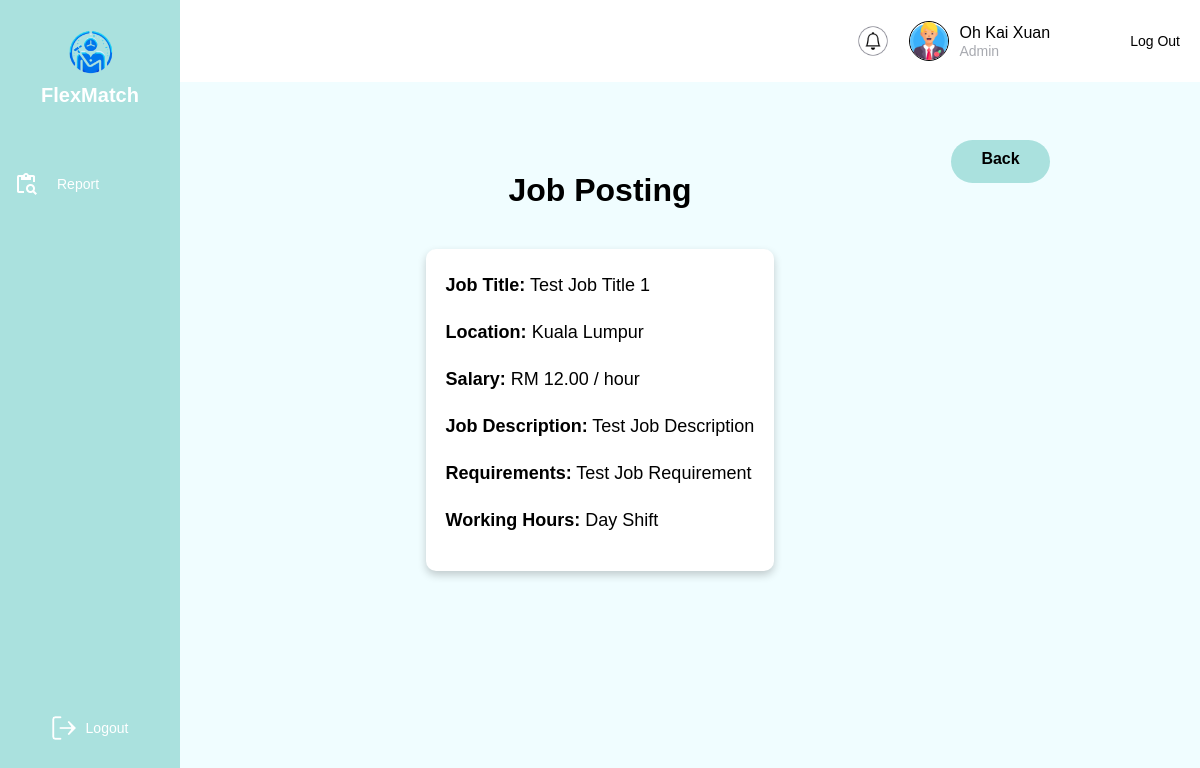
The page /Admin/viewJobPost.php?jobPostID=JP001 (signed in) on the database as committed earlier.
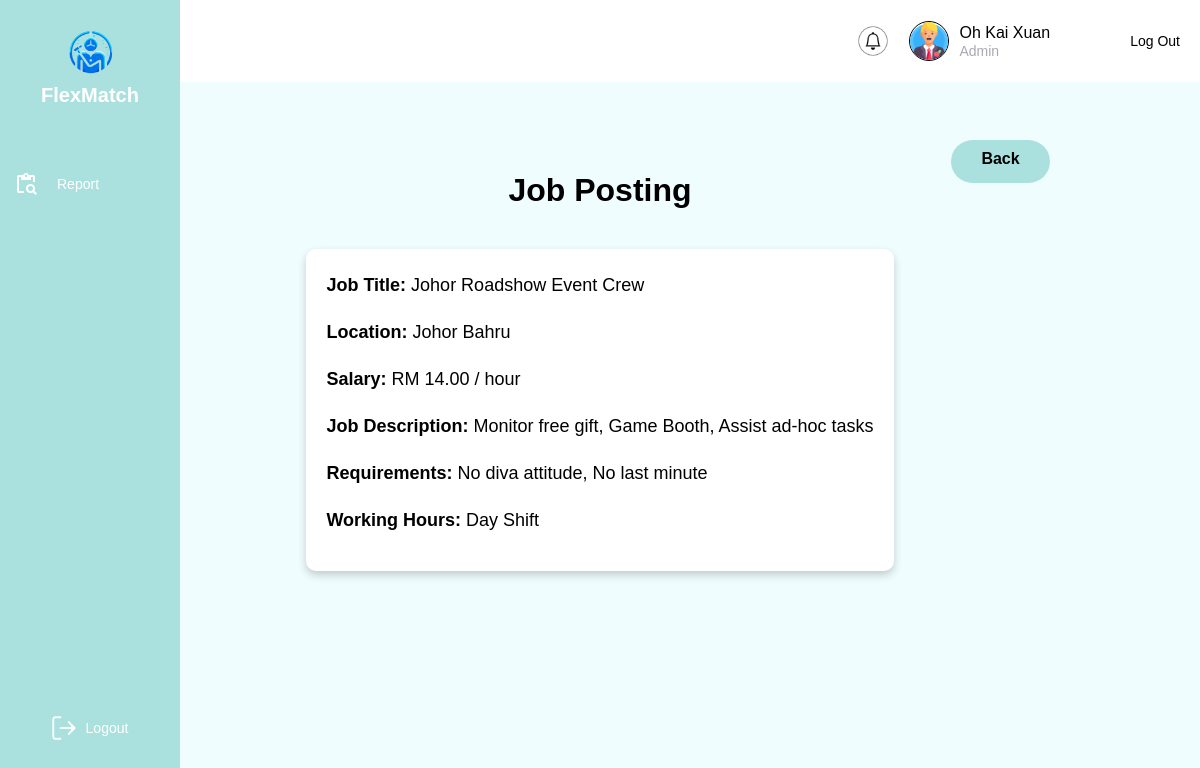
The same page on the database as committed later.
### tables this page shows
CREATE TABLE jobPost (
    jobPostID VARCHAR(10) PRIMARY KEY,  
    jobTitle VARCHAR(255) NOT NULL,  
    location VARCHAR(255),  
    salary DECIMAL(10, 2),  
    startDate DATE,  
    endDate DATE,  
    workingHour VARCHAR(50),  
    jobDescription TEXT,  
    jobRequirement TEXT,  
    venue VARCHAR(255),  
    language VARCHAR(255),  
    race VARCHAR(50),  
    workingTimeStart TIME,  
    workingTimeEnd TIME,  
    createTime TIMESTAMP DEFAULT CURRENT_TIMESTAMP,  
    updateTime TIMESTAMP DEFAULT CURRENT_TIMESTAMP ON UPDATE CURRENT_TIMESTAMP,  
    userID VARCHAR(10) NOT NULL,  
    FOREIGN KEY (userID) REFERENCES login(userID) ON DELETE CASCADE  
);

### Admin/viewJobPost.php (the view, shortened to what this page needs)
<!DOCTYPE html>
<html lang="en">
<head>
    <link rel="stylesheet" href="../css/admin.css">
</head>
<body>
    <?php
        include('../database/config.php');
        include('admin.php');
        $jobPostID = isset($_GET['jobPostID']) ? $_GET['jobPostID'] : '';
        $sql = "SELECT * FROM jobPost WHERE jobPostID = ?";
        $stmt = $con->prepare($sql);
        $stmt->bind_param('s', $jobPostID);
        $stmt->execute();
        $result = $stmt->get_result();
        if ($result->num_rows > 0) {
            $job = $result->fetch_assoc();
        } else {
            echo "<div class='content'><p>Job not found!</p></div>";
            exit;
        }
    ?>
    <div class="content">
        <h1>Job Posting</h1>
        <a href="reviewReport.php" class="btn-back">Back</a>
        <div class="job-details">
            <p><strong>Job Title:</strong> <?php echo htmlspecialchars($job['jobTitle']); ?></p>
            <p><strong>Location:</strong> <?php echo htmlspecialchars($job['location']); ?></p>
            <p><strong>Salary:</strong> RM <?php echo number_format($job['salary'], 2); ?> / hour</p>
            <p><strong>Job Description:</strong> <?php echo nl2br(htmlspecialchars($job['jobDescription'])); ?></p>
            <p><strong>Requirements:</strong> <?php echo nl2br(htmlspecialchars($job['jobRequirement'])); ?></p>
            <p><strong>Working Hours:</strong> <?php echo htmlspecialchars($job['workingHour']); ?></p>
        </div>
    </div>
</body>
</html>

### Admin/admin.php (shortened to what this page needs)
<?php
include '../database/config.php';
$userID = $_SESSION['userID'];
$query = $con->prepare("
    SELECT admin.fullName
    FROM admin
    INNER JOIN login ON admin.userID = login.userID
    WHERE admin.userID = ?
");
$query->bind_param("s", $userID);
$query->execute();
$result = $query->get_result();
if ($result && $result->num_rows > 0) {
    $admin = $result->fetch_assoc();
    $fullName = $admin['fullName'];
} else {
    $fullName = "Admin";
}
?>
<!DOCTYPE html>
<html lang="en">
<head>
</head>
<body>
    <div class="sidebar">
        <div class="logo-section">
            <img src="../images/FlexMatchLogo.png" alt="FlexMatch Logo" class="logo-image">
            <h1 class="logo-text">FlexMatch</h1>
        </div>
        <nav class="menu">
            <div class="menu-item">
                <img src="../images/content_paste_search.png" alt="Review Report Icon" class="menu-icon">
                <span onclick="location.href='reviewReport.php'">Report</span>
            </div>
        </nav>
        <div class="logout" onclick="location.href='../login.html'">
            <img src="../images/vector.png" alt="Logout Icon" class="menu-icon">
            <span class="logout-text">Logout</span>
        </div>
    </div>
    <header class="header">
        <div class="header-right">
                <div class="notification-item1">
                    <img src="../images/Notification.png" alt="Notification Icon" class="notification-icon">
                </div>
            <img src="../images/Admin.png" alt="User Image" class="profile-image">
            <div class="user-info">
                <span class="user-name"><?php echo htmlspecialchars($fullName); ?></span>
                <span class="user-role">Admin</span>
            </div>
        </div>
        <span class="logout-button" onclick="location.href='../login.html'">Log Out</span>
    </header>
    <section class="content">
    </section>
</body>
</html>

### css/admin.css (style rules this page uses)
body { font-family: 'Arial', sans-serif; background-color: #F0FDFF; margin: 0; padding: 0; }
h1 { font-size: 32px; font-weight: bold; color: #000000; margin-bottom: 20px; text-align: center; }

### Admin/viewJobPost.php (style rules this page uses)
.content { display: flex; flex-direction: column; align-items: center; margin: 10px auto; padding: 20px; max-width: 1200px; }
.content h1 { font-weight: bold; }
.job-details { background-color: #fff; padding: 20px; border-radius: 10px; box-shadow: 0px 4px 8px rgba(0, 0, 0, 0.2); width: 100%; text-align: left; line-height: 2em; }
.job-details p { font-size: 18px; margin-bottom: 15px; }
.btn-back { position: absolute; top: 120px; right: 150px; width: 99px; height: 43px; margin: 20px 0; text-decoration: none; background-color: #aae1de; color: #000; font-weight: bold; padding: 10px 20px; border-radius: 50px; transition: background 0.3s ease; }

### Admin/admin.php (style rules this page uses)
* { margin: 0; padding: 0; box-sizing: border-box; font-family: Arial, sans-serif; }
body { display: flex; flex-direction: column; min-height: 100vh; background: #F0FDFF; }
.sidebar { position: fixed; width: 180px; height: 100%; background: #AAE1DE; display: flex; flex-direction: column; align-items: center; padding-top: 20px; }
.logo-section { text-align: center; margin-bottom: 30px; }
.logo-image { width: 70px; }
.logo-text { font-weight: bold; font-size: 20px; color: #FFFFFF; }
.menu { width: 100%; }
.menu-item, .logout { display: flex; align-items: center; padding: 15px; cursor: pointer; color: #FFFFFF; font-size: 14px; font-family: 'Cabin', sans-serif; font-weight: 400; gap: 18px; border-radius: 8px; }
.menu-icon { width: 24px; height: 24px; }
.logout { margin-top: auto; margin-bottom: 50px; padding: 10px 15px; cursor: pointer; font-size: 14px; color: #FFFFFF; display: flex; align-items: center; gap: 10px; }
.logout-text { color: #FFFFFF; font-size: 14px; font-family: 'Arial', sans-serif; font-weight: 400; }
.header { background: #FFFFFF; padding: 10px 20px; display: flex; justify-content: flex-end; align-items: center; position: sticky; z-index: 1000; left: 180px; top: 0; width: calc(100% - 180px) }
.header-right { display: flex; align-items: center; gap: 10px; }
.notification-icon { width: 32px; height: 32px; cursor: pointer; }
.profile-image { width: 40px; height: 40px; border-radius: 50%; border: 0.1px solid #000000; cursor: pointer; }
.user-info { display: flex; flex-direction: column; text-align: left; }
.user-name { font-weight: 500; font-size: 16px; line-height: 20px; color: #000000; }
.user-role { font-size: 14px; color: #A8AAB0; }
.logout-button { font-size: 14px; color: #000000; border: none; background: none; cursor: pointer; margin-left: 80px; transition: color 0.3s ease; }
.content { padding: 20px; text-align: center; display: flex; flex-direction: column; gap: 20px; align-items: center; justify-content: flex-start; }
.notification-item1 { display: flex; flex-direction: row; justify-content: space-between; padding: 10px; margin: 5px 0; border-radius: 8px; }

Rows that differ between the two databases and show on the page:
changed jobpost "Day Shift": jobTitle "Test Job Title 1" → "Johor Roadshow Event Crew"; location "Kuala Lumpur" → "Johor Bahru"; salary "12.00" → "14.00"; jobDescription "Test Job Description" → "Monitor free gift, Game Booth, Assist ad-hoc tasks"; jobRequirement "Test Job Requirement" → "No diva attitude, No last minute"
